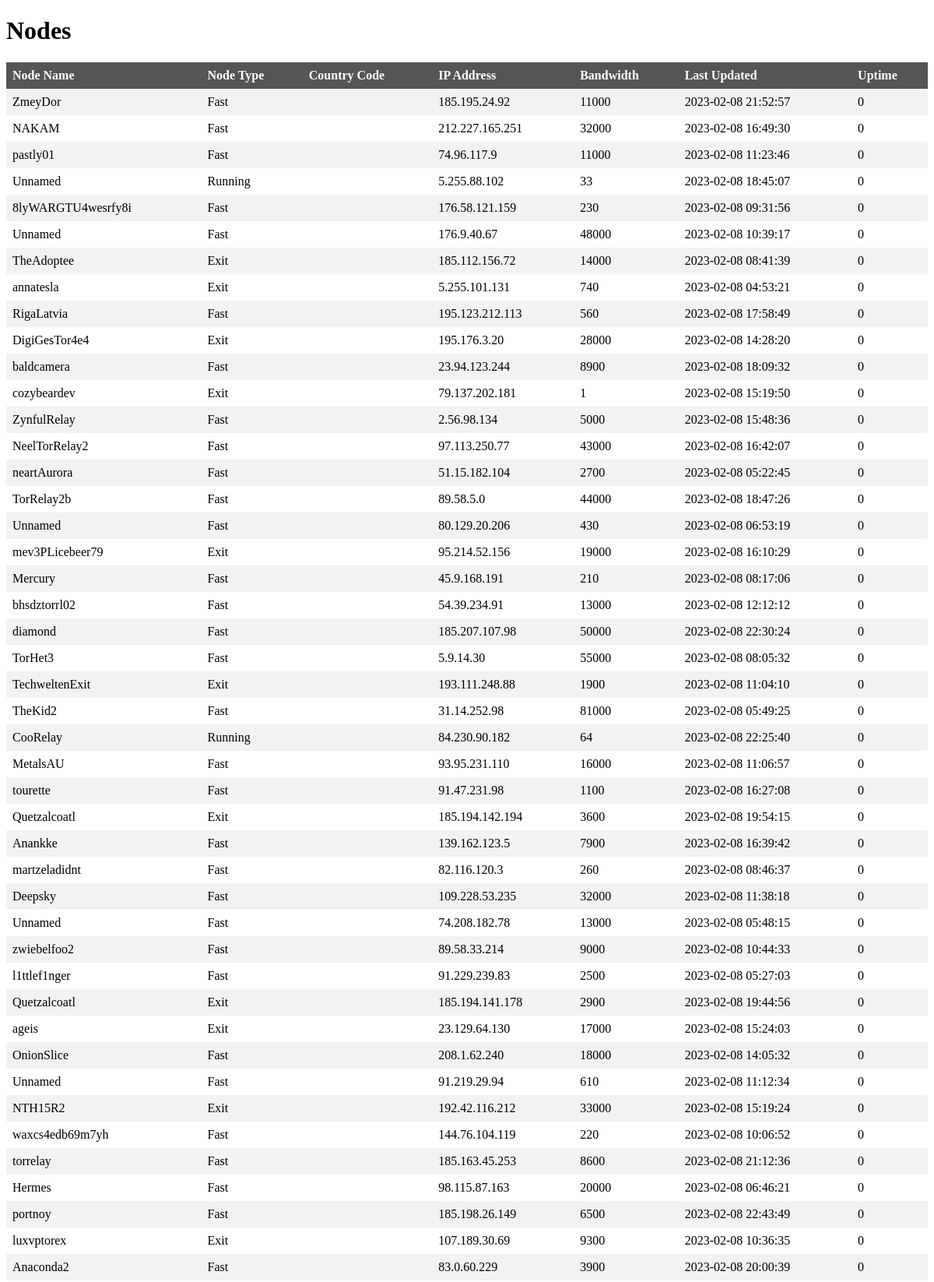
/nodes?page=3 (upper part), run on the app's committed database.
### tables this page shows
CREATE TABLE nodes (node_name TEXT NOT NULL,
                                                      node_type TEXT,
                                                      country_code TEXT NOT NULL,
                                                      IP_address TEXT NOT NULL,
                                                      bandwidth INT NOT NULL,
                                                      last_updated TEXT NOT NULL,
                                                      uptime INT NOT NULL);

### main.py (the view)
@app.route('/nodes')
def show_nodes():
    page = request.args.get('page', 1, type=int)
    per_page = request.args.get('per_page', 100, type=int)
    start = (page - 1) * per_page
    end = start + per_page
    conn = sqlite3.connect('tor_seach_engine.db')
    c = conn.cursor()
    c.execute('SELECT node_name, node_type, country_code, ip_address, bandwidth, last_updated, uptime FROM nodes LIMIT ? OFFSET ?', (per_page, start))
    nodes = c.fetchall()
    c.execute('SELECT COUNT(*) FROM nodes')
    total_rows = c.fetchone()[0]
    conn.close()
    total_pages = math.ceil(total_rows / per_page)
    return render_template('nodes.html', nodes=nodes, page=page, per_page=per_page, total_pages=total_pages, total_rows=total_rows)

### templates/nodes.html (shortened to what this page needs)
<!doctype html>
<html>
  <head>
  </head>
  <body>
    <h1>Nodes</h1>
    <table>
      <tr>
        <th>Node Name</th>
        <th>Node Type</th>
        <th>Country Code</th>
        <th>IP Address</th>
        <th>Bandwidth</th>
        <th>Last Updated</th>
        <th>Uptime</th>
      </tr>
      {% for node in nodes %}
      <tr>
        <td>{{ node[0] }}</td>
        <td>{{ node[1] }}</td>
        <td>{{ node[2] }}</td>
        <td>{{ node[3] }}</td>
        <td>{{ node[4] }}</td>
        <td>{{ node[5] }}</td>
        <td>{{ node[6] }}</td>
      </tr>
      {% endfor %}
    </table>
  </body>
</html>

### templates/nodes.html (style rules this page uses)
table { border-collapse: collapse; width: 100%; }
th, td { text-align: left; padding: 8px; }
th { background-color: #555; color: white; }
tr:nth-child(even) { background-color: #f2f2f2; }

### data on the page
nodes: node_name "ZmeyDor", node_type "Fast", IP_address "185.195.24.92", bandwidth "11000", last_updated "2023-02-08 21:52:57", uptime "0"
nodes: node_name "NAKAM", node_type "Fast", IP_address "212.227.165.251", bandwidth "32000", last_updated "2023-02-08 16:49:30", uptime "0"
nodes: node_name "pastly01", node_type "Fast", IP_address "74.96.117.9", bandwidth "11000", last_updated "2023-02-08 11:23:46", uptime "0"
nodes: node_name "Unnamed", node_type "Running", IP_address "5.255.88.102", bandwidth "33", last_updated "2023-02-08 18:45:07", uptime "0"
nodes: node_name "8lyWARGTU4wesrfy8i", node_type "Fast", IP_address "176.58.121.159", bandwidth "230", last_updated "2023-02-08 09:31:56", uptime "0"
nodes: node_name "Unnamed", node_type "Fast", IP_address "176.9.40.67", bandwidth "48000", last_updated "2023-02-08 10:39:17", uptime "0"
nodes: node_name "TheAdoptee", node_type "Exit", IP_address "185.112.156.72", bandwidth "14000", last_updated "2023-02-08 08:41:39", uptime "0"
nodes: node_name "annatesla", node_type "Exit", IP_address "5.255.101.131", bandwidth "740", last_updated "2023-02-08 04:53:21", uptime "0"
nodes: node_name "RigaLatvia", node_type "Fast", IP_address "195.123.212.113", bandwidth "560", last_updated "2023-02-08 17:58:49", uptime "0"
nodes: node_name "DigiGesTor4e4", node_type "Exit", IP_address "195.176.3.20", bandwidth "28000", last_updated "2023-02-08 14:28:20", uptime "0"
nodes: node_name "baldcamera", node_type "Fast", IP_address "23.94.123.244", bandwidth "8900", last_updated "2023-02-08 18:09:32", uptime "0"
nodes: node_name "cozybeardev", node_type "Exit", IP_address "79.137.202.181", bandwidth "1", last_updated "2023-02-08 15:19:50", uptime "0"
nodes: node_name "ZynfulRelay", node_type "Fast", IP_address "2.56.98.134", bandwidth "5000", last_updated "2023-02-08 15:48:36", uptime "0"
nodes: node_name "NeelTorRelay2", node_type "Fast", IP_address "97.113.250.77", bandwidth "43000", last_updated "2023-02-08 16:42:07", uptime "0"
nodes: node_name "neartAurora", node_type "Fast", IP_address "51.15.182.104", bandwidth "2700", last_updated "2023-02-08 05:22:45", uptime "0"
nodes: node_name "TorRelay2b", node_type "Fast", IP_address "89.58.5.0", bandwidth "44000", last_updated "2023-02-08 18:47:26", uptime "0"
nodes: node_name "Unnamed", node_type "Fast", IP_address "80.129.20.206", bandwidth "430", last_updated "2023-02-08 06:53:19", uptime "0"
nodes: node_name "mev3PLicebeer79", node_type "Exit", IP_address "95.214.52.156", bandwidth "19000", last_updated "2023-02-08 16:10:29", uptime "0"
nodes: node_name "Mercury", node_type "Fast", IP_address "45.9.168.191", bandwidth "210", last_updated "2023-02-08 08:17:06", uptime "0"
nodes: node_name "bhsdztorrl02", node_type "Fast", IP_address "54.39.234.91", bandwidth "13000", last_updated "2023-02-08 12:12:12", uptime "0"
nodes: node_name "diamond", node_type "Fast", IP_address "185.207.107.98", bandwidth "50000", last_updated "2023-02-08 22:30:24", uptime "0"
nodes: node_name "TorHet3", node_type "Fast", IP_address "5.9.14.30", bandwidth "55000", last_updated "2023-02-08 08:05:32", uptime "0"
nodes: node_name "TechweltenExit", node_type "Exit", IP_address "193.111.248.88", bandwidth "1900", last_updated "2023-02-08 11:04:10", uptime "0"
nodes: node_name "TheKid2", node_type "Fast", IP_address "31.14.252.98", bandwidth "81000", last_updated "2023-02-08 05:49:25", uptime "0"
nodes: node_name "CooRelay", node_type "Running", IP_address "84.230.90.182", bandwidth "64", last_updated "2023-02-08 22:25:40", uptime "0"
nodes: node_name "MetalsAU", node_type "Fast", IP_address "93.95.231.110", bandwidth "16000", last_updated "2023-02-08 11:06:57", uptime "0"
nodes: node_name "tourette", node_type "Fast", IP_address "91.47.231.98", bandwidth "1100", last_updated "2023-02-08 16:27:08", uptime "0"
nodes: node_name "Quetzalcoatl", node_type "Exit", IP_address "185.194.142.194", bandwidth "3600", last_updated "2023-02-08 19:54:15", uptime "0"
nodes: node_name "Anankke", node_type "Fast", IP_address "139.162.123.5", bandwidth "7900", last_updated "2023-02-08 16:39:42", uptime "0"
nodes: node_name "martzeladidnt", node_type "Fast", IP_address "82.116.120.3", bandwidth "260", last_updated "2023-02-08 08:46:37", uptime "0"
nodes: node_name "Deepsky", node_type "Fast", IP_address "109.228.53.235", bandwidth "32000", last_updated "2023-02-08 11:38:18", uptime "0"
nodes: node_name "Unnamed", node_type "Fast", IP_address "74.208.182.78", bandwidth "13000", last_updated "2023-02-08 05:48:15", uptime "0"
nodes: node_name "zwiebelfoo2", node_type "Fast", IP_address "89.58.33.214", bandwidth "9000", last_updated "2023-02-08 10:44:33", uptime "0"
nodes: node_name "l1ttlef1nger", node_type "Fast", IP_address "91.229.239.83", bandwidth "2500", last_updated "2023-02-08 05:27:03", uptime "0"
nodes: node_name "Quetzalcoatl", node_type "Exit", IP_address "185.194.141.178", bandwidth "2900", last_updated "2023-02-08 19:44:56", uptime "0"
nodes: node_name "ageis", node_type "Exit", IP_address "23.129.64.130", bandwidth "17000", last_updated "2023-02-08 15:24:03", uptime "0"
nodes: node_name "OnionSlice", node_type "Fast", IP_address "208.1.62.240", bandwidth "18000", last_updated "2023-02-08 14:05:32", uptime "0"
nodes: node_name "Unnamed", node_type "Fast", IP_address "91.219.29.94", bandwidth "610", last_updated "2023-02-08 11:12:34", uptime "0"
nodes: node_name "NTH15R2", node_type "Exit", IP_address "192.42.116.212", bandwidth "33000", last_updated "2023-02-08 15:19:24", uptime "0"
nodes: node_name "waxcs4edb69m7yh", node_type "Fast", IP_address "144.76.104.119", bandwidth "220", last_updated "2023-02-08 10:06:52", uptime "0"
nodes: node_name "torrelay", node_type "Fast", IP_address "185.163.45.253", bandwidth "8600", last_updated "2023-02-08 21:12:36", uptime "0"
nodes: node_name "Hermes", node_type "Fast", IP_address "98.115.87.163", bandwidth "20000", last_updated "2023-02-08 06:46:21", uptime "0"
nodes: node_name "portnoy", node_type "Fast", IP_address "185.198.26.149", bandwidth "6500", last_updated "2023-02-08 22:43:49", uptime "0"
nodes: node_name "luxvptorex", node_type "Exit", IP_address "107.189.30.69", bandwidth "9300", last_updated "2023-02-08 10:36:35", uptime "0"
nodes: node_name "Anaconda2", node_type "Fast", IP_address "83.0.60.229", bandwidth "3900", last_updated "2023-02-08 20:00:39", uptime "0"
